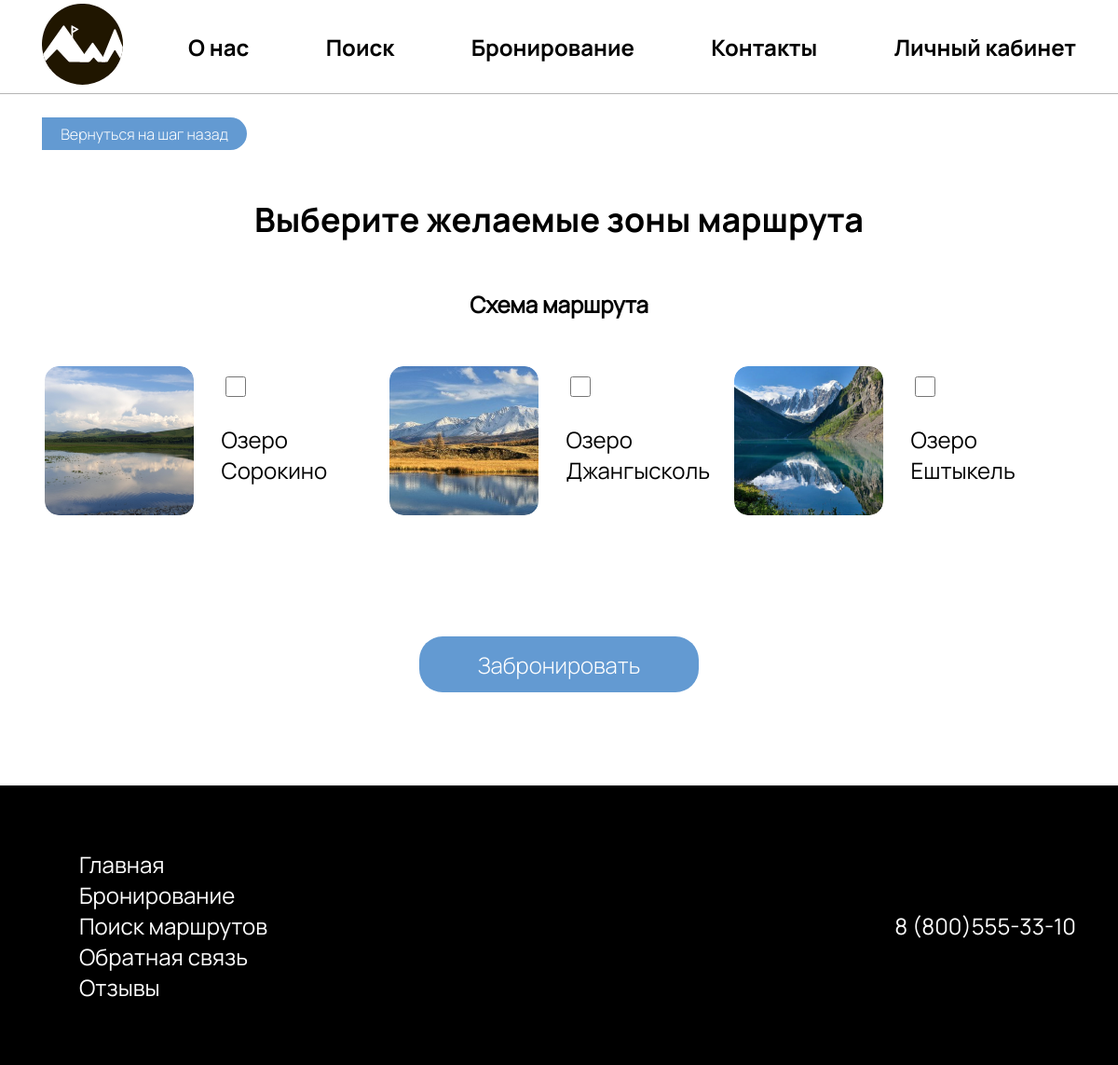
The app's page /seats/seat.php with its own data.
### tables this page shows
CREATE TABLE `zone` (
  `id_z` int NOT NULL,
  `name` varchar(50) NOT NULL,
  `image` varchar(80) NOT NULL,
  `id_t` int NOT NULL
);

### php/settings.php (called while the page is built, shortened)
<?php
    class dbConnect
    {
        public $hostname='localhost';
        public $username='root';
        public $password = '';
        public $dbName ='touristpro';
        function __construct()
         {
            $this->mysqli = new mysqli($this->hostname, $this->username, $this->password, $this->dbName);
         }
    }
?>

### seats/seat.php (the view, shortened to what this page needs)
<?php
require "../php/settings.php";
if (isset($_SESSION["login"])) {
    $booking = "../booking/bookingManage.php";
    $account = "Выход из аккаунта";
    $acc_status = "../php/exit.php";
} else {
    $booking = "../registration/reg.php";
    $account = "Личный кабинет";
    $acc_status = "../registration/reg.php";
}
class seatsChoose extends dbConnect
{
    public $chosentour;
    public $tourid;
    public $zonequery;
    function __construct()
    {
        $this->chosentour = $_GET['change'];
    }
    function zoneSearch()
    {
        $res = $this->mysqli->query("SELECT * FROM `tours` WHERE `name` LIKE '%" . $this->chosentour . "%'");
        while ($out = $res->fetch_assoc()) {
            $this->tourid = $out['id'];
        }
        $this->zonequery = $this->mysqli->query("SELECT * FROM `zone` WHERE `id_t` LIKE '%" . $this->tourid . "%'");
    }
    function zoneOutput()
    {
        while ($zoneOutput = $this->zonequery->fetch_assoc()) {
            echo '
            <div class="choose__card" name="' . $zoneOutput['id_z'] . '">
            <img class="choose__card-img" src="' . $zoneOutput['image'] . '" alt="card-image">
            <div class="choose__card-text">
                <input class="choose__card-checkbox"  type="checkbox" value="' . $zoneOutput['name']  . '" name="chooseCheckbox">
                <p  class="choose__card-name">' . $zoneOutput['name']  . '</p>
            </div>
            </div>
            ';
        }
    }
}
$choose = new seatsChoose();
$choose->zoneSearch();
?>
<!DOCTYPE html>
<html lang="en">
<head>
    <link rel="stylesheet" href="../css/style.css" type="text/css">
    <link rel="stylesheet" href="../css/seatStyles.css" type="text/css">
</head>
<body>
    <header class="header" id="header">
        <div class="container container__nav">
            <div class="header__logo">
                <a class="heder__logo-link" href="../index.php">
                    <img class="header__logo-img" src="../Logo/logo.svg" alt="logo">
                </a>
            </div>
            <nav class="header__nav">
                <ul class="header__nav-list">
                    <li class="header__nav-list-li">
                        <a class="header__nav-list-link" href="../index.php#AboutUs">О нас</a>
                    </li>
                    <li class="header__nav-list-li">
                        <a class="header__nav-list-link" href="../index.php#AboutUs#Search">Поиск</a>
                    </li>
                    <li class="header__nav-list-li">
                        <a class="header__nav-list-link" href="<?php echo $booking; ?>"> Бронирование</a>
                    </li>
                    <li class="header__nav-list-li">
                        <a class="header__nav-list-link" href="#contacts">Контакты</a>
                    </li>
                    <li class="header__nav-list-li">
                        <a class="header__nav-list-link" href="<?php echo $acc_status ?>"><?php echo $account  ?></a>
                    </li>
                </ul>
            </nav>
        </div>
    </header>
    <div class="container step-back">
        <button class="step-back__button" onclick="stepBack()">Вернуться на шаг назад</button>
    </div>
    <section class="choose choose__container" id="Choose">
        <div class="container">
            <h1 class="choose__caption">Выберите желаемые зоны маршрута</h1>
            <h2 class="choose__subcaption">Схема маршрута</h2>
            <div class="choose__card-row">
                <?php $choose->zoneOutput() ?>
            </div>
            <form class="choose-form" method="get" action="../booking/booking.php">
                <button type="submit" id="zones-sub" class="choose-form__submit" name="zones">Забронировать</button>
            </form>
        </div>
    </section>
    <footer class="footer">
        <div class="container container__footer">
            <div class="footer__left-text">
                <ul class="footer__nav">
                    <li class="footer__li-list">
                        <a class="footer__link" href="../index.php">
                            Главная
                        </a>
                    </li>
                    <li class="footer__li-list">
                        <a class="footer__link" href="<?php echo $booking; ?>">
                            Бронирование
                        </a>
                    </li>
                    <li class="footer__li-list">
                        <a class="footer__link" href="../index.php#Search">
                            Поиск маршрутов
                        </a>
                    </li>
                    <li class="footer__li-list">
                        <a class="footer__link" href="../feedback/feedback.php">
                            Обратная связь
                        </a>
                    </li>
                    <li class="footer__li-list">
                        <a class="footer__link" href="../index.php#feedback">
                            Отзывы
                        </a>
                    </li>
                </ul>
            </div>
            <div class="footer__right-text" id="contacts">
                <a class="footer__link" href="tel:+78005553310">
                    8 (800)555-33-10
                </a>
            </div>
        </div>
    </footer>
</body>
</html>

### css/style.css (style rules this page uses)
html, body { box-sizing: border-box !important; font-family: "Manrope Regular"; margin: 0; padding: 0; scroll-behavior: smooth; }
button { transition: 0.3s ease-in-out; }
.step-back { padding-top: 25px; }
.step-back__button { font-size: 16px; font-family: "Manrope Light"; cursor: pointer; color: white; background-color: #639ad2; width: 220px; height: 35px; border: none; border-radius: 0 25px 25px 0; }
.container { margin: 0 auto; width: 1110px; max-width: 100%; }
.header { border-bottom: 1px solid #b5b5b5; }
.container__nav { display: flex; align-items: center; height: 100px; justify-content: space-between; }
.header__logo { padding-right: 30px; }
.header__logo-img { height: 87px; width: 87px; }
.header__nav { width: 1110px; max-width: 100%; }
.header__nav-list { list-style: none; display: flex; justify-content: space-between; }
.header__nav-list-link { font-size: 24px; font-family: "Manrope Bold"; color: black; text-decoration: none; }
.footer { height: 300px; width: 100%; background-color: black; }
.container__footer { height: 300px; display: flex; align-items: center; justify-content: space-between; }
.footer__link { text-decoration: none; color: white; font-size: 24px; }

### css/seatStyles.css (style rules this page uses)
.choose__container { padding-top: 50px; padding-bottom: 100px; }
.choose__caption { text-align: center; font-family: "Manrope Bold"; font-size: 36px; margin: 0; padding: 0; margin-bottom: 50px; }
.choose__subcaption { text-align: center; font-family: "Manrope Regular"; font-size: 24px; margin: 0; padding: 0; margin-bottom: 50px; }
.choose__card-row { display: flex; justify-content: space-between; flex-wrap: wrap; width: 100%; padding-bottom: 100px; }
.choose__card { padding-bottom: 30px; width: 365px; margin: 0 auto; display: flex; align-items: center; }
.choose__card-img { border-radius: 15px; }
.choose__card-text { margin-left: 30px; }
.choose__card-checkbox { cursor: pointer; height: 22px; width: 22px; }
.choose__card-name { font-size: 24px; }
.choose-form { text-align: center; }
.choose-form__submit { cursor: pointer; background-color: #639ad2; width: 300px; height: 60px; border-radius: 25px; color: white; border: none; font-family: "Manrope Light"; font-size: 24px; }

### records on screen
zone: image (picture), name "Озеро Сорокино"
zone: image (picture), name "Озеро Джангысколь"
zone: image (picture), name "Озеро Ештыкель"

### other values on screen
$account "Личный кабинет"
